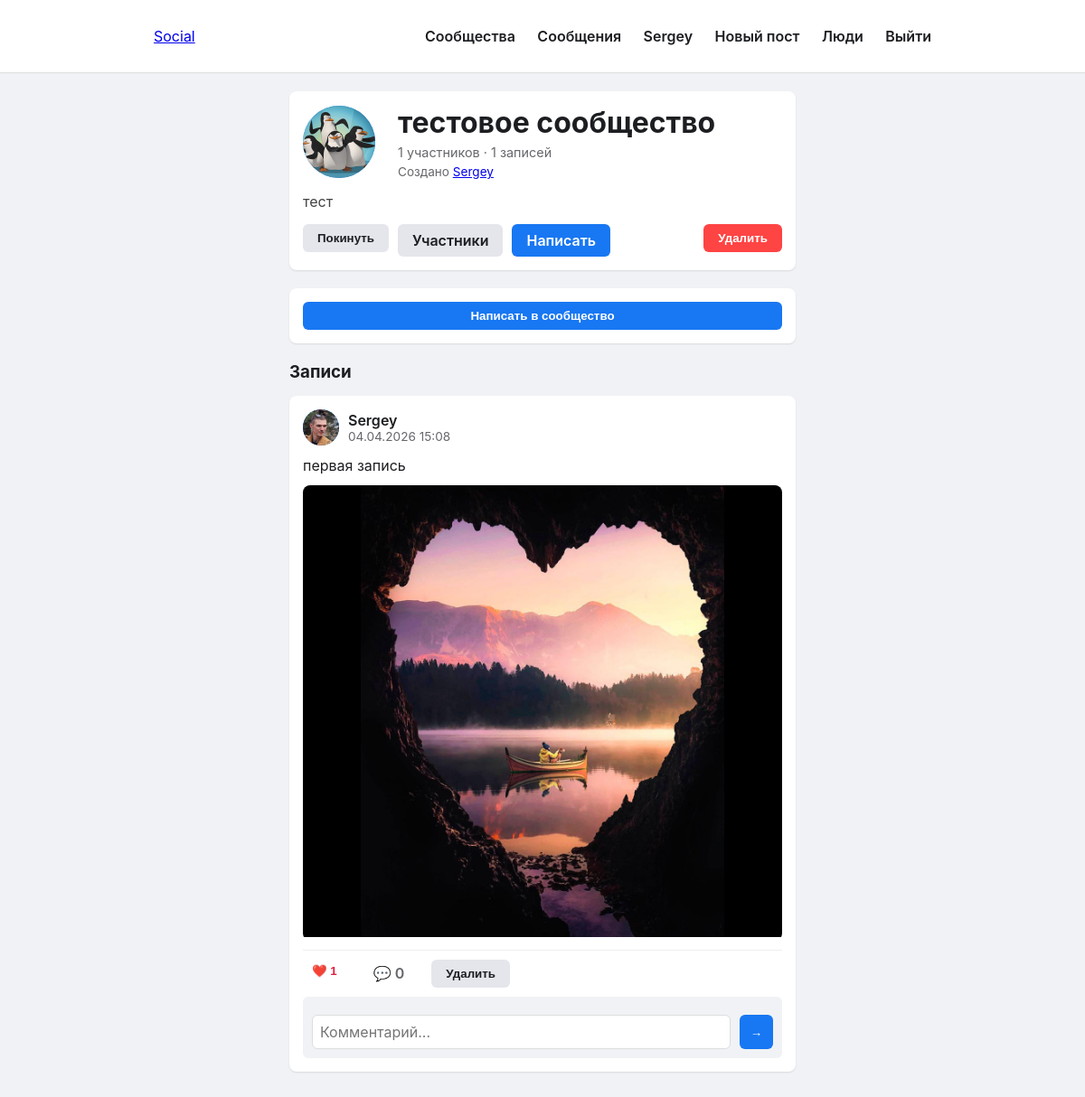
Page /community/тестовое-сообщество (signed in) on the committed database.
### app.py (models this page shows, shortened)
class User(UserMixin, db.Model):
    id = db.Column(db.Integer, primary_key=True)
    username = db.Column(db.String(50), unique=True, nullable=False)
    email = db.Column(db.String(120), unique=True, nullable=False)
    password_hash = db.Column(db.String(200), nullable=False)
    bio = db.Column(db.Text)
    avatar = db.Column(db.String(200), default='default.png')
    created_at = db.Column(db.DateTime, default=datetime.utcnow)
    posts = db.relationship('Post', backref='author', lazy='dynamic')
    likes = db.relationship('Like', backref='user', lazy='dynamic')
    comments = db.relationship('Comment', backref='author', lazy='dynamic')
    followed = db.relationship(
        'User', secondary=followers,
        primaryjoin=(followers.c.follower_id == id),
        secondaryjoin=(followers.c.followed_id == id),
        backref=db.backref('followers', lazy='dynamic'),
        lazy='dynamic'
    )
    messages_sent = db.relationship('Message', foreign_keys='Message.sender_id', backref='sender', lazy='dynamic')
    messages_received = db.relationship('Message', foreign_keys='Message.recipient_id', backref='recipient', lazy='dynamic')
    def unread_messages(self):
        return self.messages_received.filter_by(read=False).count()
    def is_member(self, community):
        return CommunityMember.query.filter_by(user=self, community=community).first() is not None
    def is_admin(self, community):
        member = CommunityMember.query.filter_by(user=self, community=community).first()
        return member and member.role in ('admin', 'creator')

class Community(db.Model):
    id = db.Column(db.Integer, primary_key=True)
    name = db.Column(db.String(50), unique=True, nullable=False)
    slug = db.Column(db.String(50), unique=True, nullable=False)
    description = db.Column(db.Text)
    image = db.Column(db.String(200), default='community_default.png')
    created_at = db.Column(db.DateTime, default=datetime.utcnow)
    creator_id = db.Column(db.Integer, db.ForeignKey('user.id'), nullable=False)
    creator = db.relationship('User', backref='created_communities')
    posts = db.relationship('Post', backref='community', lazy='dynamic', cascade='all, delete-orphan')
    members = db.relationship('CommunityMember', backref='community', lazy='dynamic', cascade='all, delete-orphan')

class Post(db.Model):
    id = db.Column(db.Integer, primary_key=True)
    body = db.Column(db.Text)
    created_at = db.Column(db.DateTime, default=datetime.utcnow)
    user_id = db.Column(db.Integer, db.ForeignKey('user.id'), nullable=False)
    community_id = db.Column(db.Integer, db.ForeignKey('community.id'), nullable=True)
    likes = db.relationship('Like', backref='post', lazy='dynamic', cascade='all, delete-orphan')
    comments = db.relationship('Comment', backref='post', lazy='dynamic', cascade='all, delete-orphan')
    media = db.relationship('Media', backref='post', lazy='dynamic', cascade='all, delete-orphan')
    def liked_by(self, user):
        return self.likes.filter_by(user_id=user.id).first() is not None

class Media(db.Model):
    id = db.Column(db.Integer, primary_key=True)
    filename = db.Column(db.String(200), nullable=False)
    media_type = db.Column(db.String(20), nullable=False)
    post_id = db.Column(db.Integer, db.ForeignKey('post.id'), nullable=False)
    created_at = db.Column(db.DateTime, default=datetime.utcnow)

### app.py (the view)
@app.route('/community/<slug>')
def community(slug):
    comm = Community.query.filter_by(slug=slug).first_or_404()
    is_member = current_user.is_authenticated and current_user.is_member(comm)
    is_admin = current_user.is_authenticated and current_user.is_admin(comm)
    posts = comm.posts.order_by(Post.created_at.desc()).all()
    return render_template('community.html', community=comm, posts=posts, is_member=is_member, is_admin=is_admin)

### app.py (called while the page is built)
@login_manager.user_loader
def load_user(user_id):
    return User.query.get(int(user_id))

### templates/community.html (shortened to what this page needs)
{% extends "base.html" %}
{% block content %}
    <div class="card" style="margin-bottom: 20px;">
        <div style="display: flex; align-items: center; gap: 15px;">
            <div class="avatar" style="width: 80px; height: 80px; font-size: 2em;">
                {% if community.image != 'community_default.png' %}
                    <img src="{{ url_for('uploaded_file', filename=community.image) }}" alt="" style="width: 100%; height: 100%; object-fit: cover;">
                {% else %}
                    {{ community.name[0].upper() }}
                {% endif %}
            </div>
            <div style="flex: 1;">
                <h1 style="margin-bottom: 5px;">{{ community.name }}</h1>
                <div style="color: #65676b; font-size: 0.9em;">
                    {{ community.members.count() }} участников · {{ community.posts.count() }} записей
                </div>
                <div style="color: #65676b; font-size: 0.85em; margin-top: 5px;">
                    Создано <a href="{{ url_for('user_profile', username=community.creator.username) }}">{{ community.creator.username }}</a>
                </div>
            </div>
        </div>
        {% if community.description %}
            <p style="margin-top: 15px; color: #444;">{{ community.description }}</p>
        {% endif %}
        <div style="margin-top: 15px; display: flex; gap: 10px;">
            {% if current_user.is_authenticated %}
                {% if is_member %}
                    <form method="POST" action="{{ url_for('leave_community', slug=community.slug) }}">
                        <button type="submit" class="btn btn-secondary">Покинуть</button>
                    </form>
                {% else %}
                    <form method="POST" action="{{ url_for('join_community', slug=community.slug) }}">
                        <button type="submit" class="btn btn-primary">Вступить</button>
                    </form>
                {% endif %}
            {% endif %}
            <a href="{{ url_for('community_members', slug=community.slug) }}" class="btn btn-secondary">Участники</a>
            {% if is_admin %}
                <a href="{{ url_for('community_post', slug=community.slug) }}" class="btn btn-primary">Написать</a>
            {% endif %}
            {% if community.creator == current_user %}
                <form method="POST" action="{{ url_for('delete_community', slug=community.slug) }}" onsubmit="return confirm('Удалить сообщество?')" style="margin-left: auto;">
                    <button type="submit" class="btn btn-danger">Удалить</button>
                </form>
            {% endif %}
        </div>
    </div>
    {% if is_member %}
        <div class="card">
            <form method="GET" action="{{ url_for('community_post', slug=community.slug) }}">
                <button type="submit" class="btn btn-primary" style="width: 100%;">Написать в сообщество</button>
            </form>
        </div>
    {% endif %}
    <h3 style="margin: 20px 0 15px;">Записи</h3>
    {% for post in posts %}
        <div class="card">
            <div class="post-header">
                <div class="avatar">
                    {% if post.author.avatar != 'default.png' %}
                        <img src="{{ url_for('uploaded_file', filename=post.author.avatar) }}" alt="">
                    {% else %}
                        {{ post.author.username[0].upper() }}
                    {% endif %}
                </div>
                <div>
                    <a href="{{ url_for('user_profile', username=post.author.username) }}" class="username">{{ post.author.username }}</a>
                    <div class="post-time">{{ post.created_at.strftime('%d.%m.%Y %H:%M') }}</div>
                </div>
            </div>
            {% if post.body %}
                <div class="post-content">{{ post.body }}</div>
            {% endif %}
            {% for m in post.media %}
                <div class="post-media">
                    {% if m.media_type == 'video' %}
                        <video controls><source src="{{ url_for('uploaded_file', filename=m.filename) }}" type="video/mp4"></video>
                    {% else %}
                        <img src="{{ url_for('uploaded_file', filename=m.filename) }}" alt="Медиа">
                    {% endif %}
                </div>
            {% endfor %}
            <div class="post-actions">
                <form method="POST" action="{{ url_for('like', post_id=post.id) }}" style="display:inline;">
                    <button type="submit" class="btn btn-like {% if post.liked_by(current_user) %}liked{% endif %}">
                        ❤️ {{ post.likes.count() }}
                    </button>
                </form>
                <span class="btn btn-like">💬 {{ post.comments.count() }}</span>
                {% if current_user.is_authenticated and post.author == current_user %}
                    <form method="POST" action="{{ url_for('delete', post_id=post.id) }}" onsubmit="return confirm('Удалить?')" style="display:inline;">
                        <button type="submit" class="btn btn-secondary">Удалить</button>
                    </form>
                {% endif %}
            </div>
            <div class="comments">
                {% if current_user.is_authenticated %}
                    <form method="POST" action="{{ url_for('add_comment', post_id=post.id) }}" class="comment-form">
                        <input type="text" name="body" placeholder="Комментарий..." required>
                        <button type="submit" class="btn btn-primary" style="padding:8px 12px;">→</button>
                    </form>
                {% endif %}
            </div>
        </div>
    {% else %}
        <div class="card" style="text-align: center; color: #65676b;">
            Пока нет записей
        </div>
    {% endfor %}
{% endblock %}

### templates/base.html (shortened to what this page needs)
<!DOCTYPE html>
<html lang="ru">
<head>
</head>
<body>
    <header>
        <div class="container">
            <a href="{{ url_for('index') }}" class="brand">Social</a>
            <nav>
                {% if current_user.is_authenticated %}
                    <a href="{{ url_for('communities') }}">Сообщества</a>
                    <a href="{{ url_for('messages') }}">Сообщения{% if current_user.unread_messages() > 0 %}<span class="badge">{{ current_user.unread_messages() }}</span>{% endif %}</a>
                    <a href="{{ url_for('user_profile', username=current_user.username) }}">{{ current_user.username }}</a>
                    <a href="{{ url_for('create') }}">Новый пост</a>
                    <a href="{{ url_for('explore') }}">Люди</a>
                    <a href="{{ url_for('logout') }}">Выйти</a>
                {% else %}
                    <a href="{{ url_for('communities') }}">Сообщества</a>
                    <a href="{{ url_for('login') }}">Войти</a>
                    <a href="{{ url_for('register') }}">Регистрация</a>
                {% endif %}
            </nav>
        </div>
    </header>
    <main>
        <div class="container">
            {% block content %}{% endblock %}
        </div>
    </main>
</body>
</html>

### templates/base.html (style rules this page uses)
* { box-sizing: border-box; margin: 0; padding: 0; }
body { font-family: -apple-system, BlinkMacSystemFont, 'Segoe UI', Roboto, sans-serif; background: #f0f2f5; color: #1c1e21; }
.container { max-width: 600px; margin: 0 auto; padding: 20px; }
header { background: #fff; border-bottom: 1px solid #ddd; padding: 10px 0; position: sticky; top: 0; z-index: 100; }
header .container { display: flex; justify-content: space-between; align-items: center; max-width: 900px; }
nav a { margin-left: 20px; text-decoration: none; color: #1c1e21; font-weight: 600; }
.card { background: #fff; border-radius: 8px; box-shadow: 0 1px 2px rgba(0,0,0,0.1); padding: 15px; margin-bottom: 15px; }
.post-header { display: flex; align-items: center; margin-bottom: 10px; }
.avatar { width: 40px; height: 40px; border-radius: 50%; background: #ddd; margin-right: 10px; display: flex; align-items: center; justify-content: center; font-weight: bold; color: #fff; background: #1877f2; overflow: hidden; }
.avatar img { width: 100%; height: 100%; object-fit: cover; }
.username { font-weight: 600; color: #1c1e21; text-decoration: none; }
.post-time { color: #65676b; font-size: 0.85em; }
.post-content { line-height: 1.5; margin-bottom: 10px; white-space: pre-wrap; }
.post-media { margin: 10px 0; border-radius: 8px; overflow: hidden; }
.post-media img, .post-media video { width: 100%; max-height: 500px; object-fit: contain; background: #000; }
.post-actions { display: flex; gap: 20px; border-top: 1px solid #eee; padding-top: 10px; }
.btn { padding: 8px 16px; border: none; border-radius: 6px; cursor: pointer; font-weight: 600; text-decoration: none; display: inline-block; }
.btn-primary { background: #1877f2; color: #fff; }
.btn-secondary { background: #e4e6eb; color: #1c1e21; }
.btn-danger { background: #ff4444; color: #fff; }
.btn-like { background: none; color: #65676b; padding: 5px 10px; }
.btn-like.liked { color: #e41e3f; }
input, textarea, select { width: 100%; padding: 12px; border: 1px solid #ddd; border-radius: 6px; font-size: 1em; font-family: inherit; }
.comments { background: #f0f2f5; border-radius: 6px; padding: 10px; margin-top: 10px; }
.comment-form { display: flex; gap: 10px; margin-top: 10px; }
.comment-form input { flex: 1; padding: 8px; }

### rows in the picture
User: username "Sergey", creator.username "Sergey"
Community: image (picture), name "тестовое сообщество", description "тест"
Post: avatar (picture), author.username "Sergey", created_at "04.04.2026 15:08", body "первая запись", likes.count "1", comments.count "0"
Media: filename (picture)

### other values in the picture
{{ community.members.count() }} "1"
{{ community.posts.count() }} "1"
